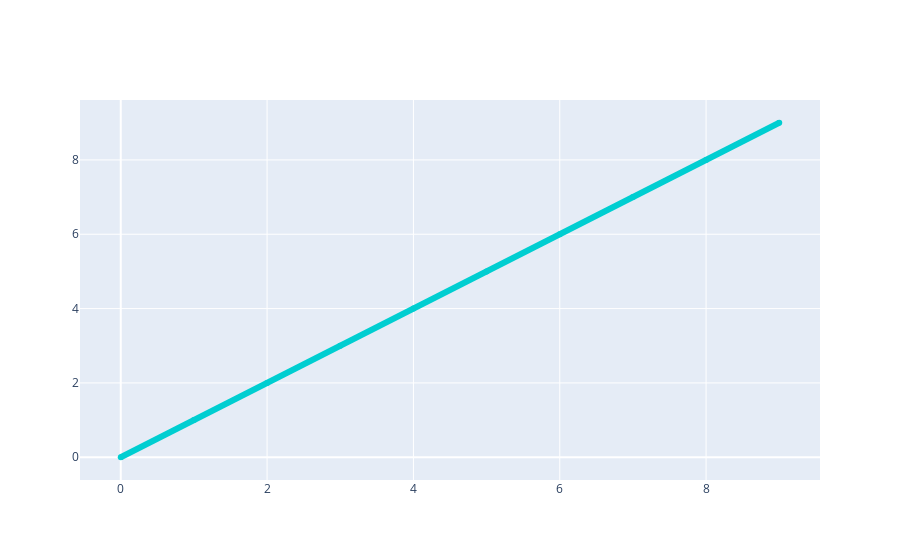

Write notebook code for a chart like this one.
### Code cell
import plotly.graph_objects as go
import numpy as np

fig = go.Figure()
for step in np.arange(0, 20, 1):
    fig.add_trace(
        go.Scatter(
            visible=False,
            line=dict(color="#00CED1", width=6),
            name=f"v = {step}",
            x = np.arange(0, 10, 1)
        )
    )

fig.data[10].visible = True



fig.show()

### Figure 1 — Plotly figure (JSON) as saved in the notebook; plotly's stock layout.template omitted (floating-point values rounded to 4 significant figures)
{"data": [{"line": {"color": "#00CED1", "width": 6}, "name": "v = 0", "type": "scatter", "visible": false, "x": [0, 1, 2, 3, 4, 5, 6, 7, 8, 9]}, {"line": {"color": "#00CED1", "width": 6}, "name": "v = 1", "type": "scatter", "visible": false, "x": [0, 1, 2, 3, 4, 5, 6, 7, 8, 9]}, {"line": {"color": "#00CED1", "width": 6}, "name": "v = 2", "type": "scatter", "visible": false, "x": [0, 1, 2, 3, 4, 5, 6, 7, 8, 9]}, {"line": {"color": "#00CED1", "width": 6}, "name": "v = 3", "type": "scatter", "visible": false, "x": [0, 1, 2, 3, 4, 5, 6, 7, 8, 9]}, {"line": {"color": "#00CED1", "width": 6}, "name": "v = 4", "type": "scatter", "visible": false, "x": [0, 1, 2, 3, 4, 5, 6, 7, 8, 9]}, {"line": {"color": "#00CED1", "width": 6}, "name": "v = 5", "type": "scatter", "visible": false, "x": [0, 1, 2, 3, 4, 5, 6, 7, 8, 9]}, {"line": {"color": "#00CED1", "width": 6}, "name": "v = 6", "type": "scatter", "visible": false, "x": [0, 1, 2, 3, 4, 5, 6, 7, 8, 9]}, {"line": {"color": "#00CED1", "width": 6}, "name": "v = 7", "type": "scatter", "visible": false, "x": [0, 1, 2, 3, 4, 5, 6, 7, 8, 9]}, {"line": {"color": "#00CED1", "width": 6}, "name": "v = 8", "type": "scatter", "visible": false, "x": [0, 1, 2, 3, 4, 5, 6, 7, 8, 9]}, {"line": {"color": "#00CED1", "width": 6}, "name": "v = 9", "type": "scatter", "visible": false, "x": [0, 1, 2, 3, 4, 5, 6, 7, 8, 9]}, {"line": {"color": "#00CED1", "width": 6}, "name": "v = 10", "type": "scatter", "visible": true, "x": [0, 1, 2, 3, 4, 5, 6, 7, 8, 9]}, {"line": {"color": "#00CED1", "width": 6}, "name": "v = 11", "type": "scatter", "visible": false, "x": [0, 1, 2, 3, 4, 5, 6, 7, 8, 9]}, {"line": {"color": "#00CED1", "width": 6}, "name": "v = 12", "type": "scatter", "visible": false, "x": [0, 1, 2, 3, 4, 5, 6, 7, 8, 9]}, {"line": {"color": "#00CED1", "width": 6}, "name": "v = 13", "type": "scatter", "visible": false, "x": [0, 1, 2, 3, 4, 5, 6, 7, 8, 9]}, {"line": {"color": "#00CED1", "width": 6}, "name": "v = 14", "type": "scatter", "visible": false, "x": [0, 1, 2, 3, 4, 5, 6, 7, 8, 9]}, {"line": {"color": "#00CED1", "width": 6}, "name": "v = 15", "type": "scatter", "visible": false, "x": [0, 1, 2, 3, 4, 5, 6, 7, 8, 9]}, {"line": {"color": "#00CED1", "width": 6}, "name": "v = 16", "type": "scatter", "visible": false, "x": [0, 1, 2, 3, 4, 5, 6, 7, 8, 9]}, {"line": {"color": "#00CED1", "width": 6}, "name": "v = 17", "type": "scatter", "visible": false, "x": [0, 1, 2, 3, 4, 5, 6, 7, 8, 9]}, {"line": {"color": "#00CED1", "width": 6}, "name": "v = 18", "type": "scatter", "visible": false, "x": [0, 1, 2, 3, 4, 5, 6, 7, 8, 9]}, {"line": {"color": "#00CED1", "width": 6}, "name": "v = 19", "type": "scatter", "visible": false, "x": [0, 1, 2, 3, 4, 5, 6, 7, 8, 9]}], "layout": {"autosize": true, "xaxis": {"autorange": true, "range": [-0.5265, 9.527], "type": "linear"}, "yaxis": {"autorange": true, "range": [-0.7427, 9.743]}}}
